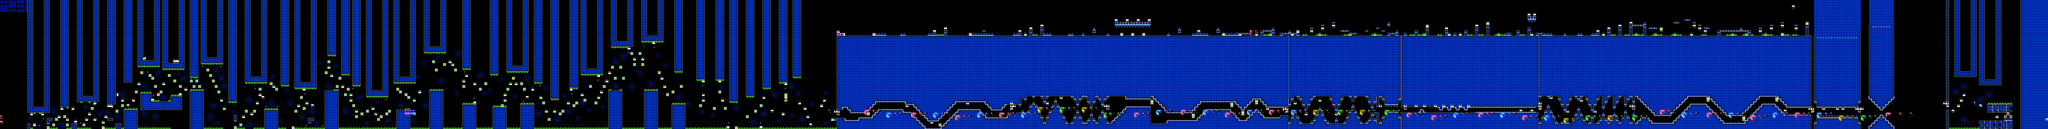

A level layout from a 2D game, rendered from its tile map. Below: a short description, then the map file with tile-grid data replaced by summaries:
An orthogonal 744x47 tile map with 16x16 px tiles, 2 tile layers (SP, ...), 2 tilesets, 2 image layers.

<map version="1.10" tiledversion="1.11.2" orientation="orthogonal" renderorder="right-down" width="744" height="47" tilewidth="16" tileheight="16" infinite="0" nextlayerid="5" nextobjectid="1">
 <editorsettings>
  <chunksize width="16" height="27" />
  <export target="../LEVELS/LEVEL DATA/lvlset_C/eighto.csv" format="csv" />
 </editorsettings>
 <tileset firstgid="1" name="famidash" tilewidth="16" tileheight="16" tilecount="256" columns="16">
  <image source="../../../GRAPHICS/famidash.bmp" width="256" height="256" />
 </tileset>
 <tileset firstgid="257" name="sprites" tilewidth="16" tileheight="16" tilecount="256" columns="16">
  <image source="../../../GRAPHICS/sprites.png" width="256" height="256" />
 </tileset>
 <imagelayer id="3" name="Image Layer 1" parallaxx="0.9" parallaxy="0.9" repeatx="1" repeaty="1">
  <image source="../../../GRAPHICS/Old/parallax Blue.bmp" width="144" height="72" />
 </imagelayer>
 <imagelayer id="4" name="Image Layer 2" offsetx="0" offsety="752" repeatx="1">
  <image source="../../../GRAPHICS/ground.bmp" width="64" height="128" />
 </imagelayer>
 <layer id="1" width="744" height="47">
  <data>[34968 cells, 34968 non-empty, 63 distinct tile ids]</data>
 </layer>
 <layer id="2" name="SP" width="744" height="47">
  <data>[34968 cells, 599 non-empty, 66 distinct tile ids]</data>
 </layer>
</map>
